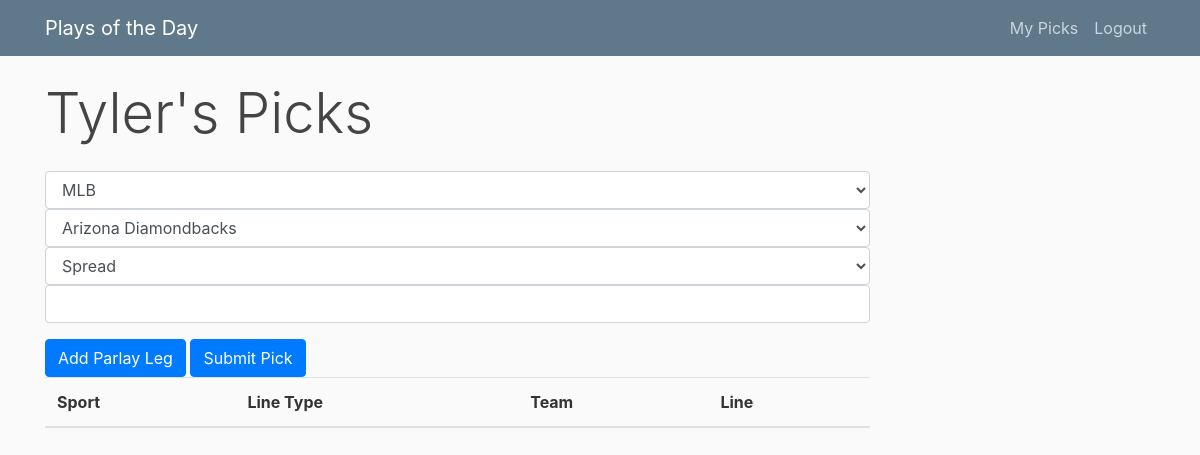
The app's page /mypicks (signed in), older data.
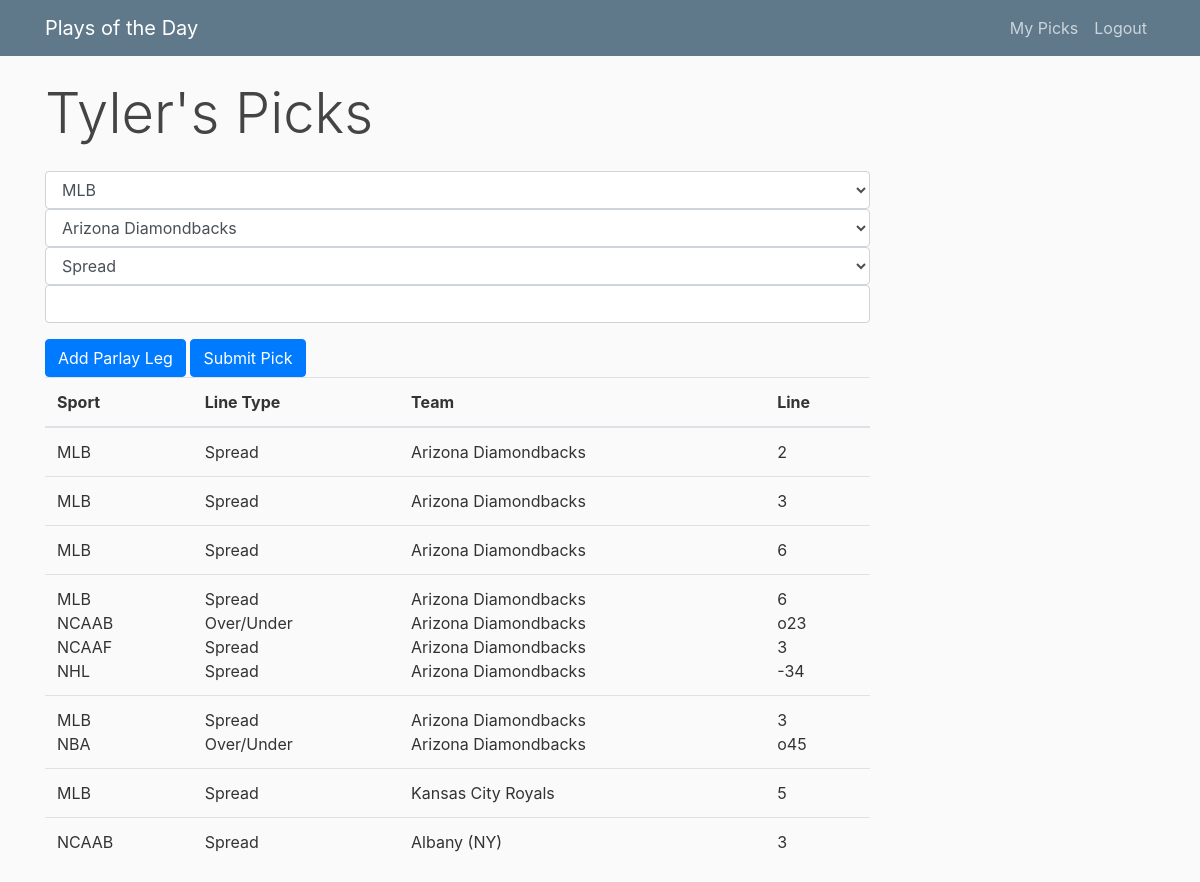
The same page, newer data.
### pod/models.py (models this page shows, shortened)
class User(db.Model, UserMixin):
    id = db.Column(db.Integer, primary_key=True)
    firstname = db.Column(db.String(30), nullable=False)
    lastname = db.Column(db.String(30), nullable=False)
    email = db.Column(db.String(120), nullable=False, unique=True)
    picks = db.relationship('Pick', backref='userobj', lazy=False)

class Pick(db.Model):
    id = db.Column(db.Integer, primary_key=True)
    user_id = db.Column(db.Integer, db.ForeignKey('user.id'), nullable=False)
    date = db.Column(db.Date, nullable=False)
    sport = db.Column(db.String(60), nullable=False)
    team = db.Column(db.String(60), nullable=False)
    linetype = db.Column(db.String(60), nullable=False)
    line = db.Column(db.String(60), nullable=False)
    odds = db.Column(db.Integer, nullable=True)
    result = db.Column(db.Boolean, nullable=True)
    parlay_id = db.Column(db.Integer, db.ForeignKey('parlay.id'), nullable=True)

### pod/picks/routes.py (the view, shortened to what this page needs)
@picks.route("/mypicks", methods=['GET', 'POST'])
@login_required
def mypicks():
    picks = Pick.query.filter(Pick.user_id == current_user.id).order_by(Pick.date.desc()).all()
    form = ParlayForm()
    if request.method == 'POST' and not form.validate_on_submit():
        pdb.set_trace()
    return render_template('mypicks.html', picks=picks, form=form)

### pod/picks/forms.py (shortened to what this page needs)
class ParlayForm(FlaskForm):
    picks = FieldList(FormField(ParlayPickForm), min_entries=1, max_entries=10)

class ParlayPickForm(FlaskForm):
    sport = SelectField('sport', choices=[('MLB', 'MLB'), ('NBA', 'NBA'), ('NCAAB', 'NCAAB'), ('NCAAF', 'NCAAF'), ('NFL', 'NFL'), ('NHL', 'NHL')])
    team = NonValidatingSelectField('team', choices=mlbtup)
    linetype = SelectField('linetype', choices=[('Spread', 'Spread'), ('MoneyLine', 'MoneyLine'), ('Over/Under', 'Over/Under'), ('Prop', 'Prop')])
    line = StringField('line', validators=[DataRequired(), Length(max=60)])
    date = StringField()

### pod/models.py (called while the page is built)
@login_manager.user_loader
def load_user(user_id):
    return User.query.get(int(user_id))

### pod/templates/mypicks.html (shortened to what this page needs)
{% extends "layout.html" %}
{% block content1  %}
<h2 class="display-4 mb-4">{{current_user.firstname}}'s Picks</h2>
<form id="pick-form" class="" action="" method="POST" role = "form">
  <div id="subforms-container" class="">
    {% for subform in form.picks %}
      <div id="pick-{{ loop.index0 }}-form" class="subform form-group mb-3" data-index="{{ loop.index0 }}">
          {{ subform.sport(class="form-control sport") }}
          {{ subform.team(class="form-control team") }}
          {{ subform.linetype(class="form-control") }}
          {{ subform.line(class="form-control") }}
      </div>
      {% endfor %}
  </div>
<button type="button" id="add" class="btn btn-primary">Add Parlay Leg</button>
<button type="submit" class="btn btn-primary">Submit Pick</button>
</form>
{% endblock content1 %}
{% block content2 %}
<div class="table-responsive">
  <table class="table">
    <thead>
      <th scope="col">Sport</th>
      <th scope="col">Line Type</th>
      <th scope="col">Team</th>
      <th scope="col">Line</th>
    </thead>
      {% set skip_list = [] %}
      {% for pick in picks %}
        {% if pick.id in skip_list %}
        {% else %}
          {% if pick.parlay_id == None %}
            <tr>
              <td>{{pick.sport}}</td>
              <td>{{pick.linetype}}</td>
              <td>{{pick.team}}</td>
              <td>{{pick.line}}</td>
            </tr>
          {% else %}
          <tr>
            <td>
              {% for parpick in pick.parlayobj.picks %}
                <div>{{parpick.sport}}</div>
                {% do skip_list.append(parpick.id) %}
              {% endfor %}
            </td>
            <td>
              {% for parpick in pick.parlayobj.picks %}
                <div>{{parpick.linetype}}</div>
              {% endfor %}
            </td>
            <td>
              {% for parpick in pick.parlayobj.picks %}
                <div>{{parpick.team}}</div>
              {% endfor %}
            </td>
            <td>
              {% for parpick in pick.parlayobj.picks %}
                <div>{{parpick.line}}</div>
              {% endfor %}
            </td>
          </tr>
          {% endif %}
        {% endif %}
      {% endfor %}
  </table>
</div>
{% endblock content2 %}

### pod/templates/layout.html (shortened to what this page needs)
<!DOCTYPE html>
<html>
<head>
    <link rel="stylesheet" href="https://maxcdn.bootstrapcdn.com/bootstrap/4.0.0/css/bootstrap.min.css">
    <link rel="stylesheet" type="text/css" href="{{ url_for('static', filename='main.css') }}">
</head>
<body>
    <header class="site-header">
      <nav class="navbar navbar-expand-md navbar-dark bg-steel fixed-top">
        <div class="container">
          <a class="navbar-brand mr-4" href="/">Plays of the Day</a>
          <div class="collapse navbar-collapse" id="navbarToggle">
            <div class="navbar-nav">
            {% if current_user.is_authenticated%}
              <a class="nav-item nav-link" href="{{ url_for('picks.mypicks') }}">My Picks</a>
              <a class="nav-item nav-link" href="{{ url_for('users.logout') }}">Logout</a>
            {% else%}
              <a class="nav-item nav-link" href="{{url_for('users.login')}}">Login</a>
              <a class="nav-item nav-link" href="{{url_for('users.register')}}">Register</a>
            {% endif%}
            </div>
          </div>
        </div>
      </nav>
    </header>
    <main role="main" class="container">
      <div class="row">
        <div class="col-md-9">
          {% block content1 %}{% endblock %}
        </div>
      </div>
      <div class="row">
        <div class="col-md-9">
          {% block content2 %}{% endblock %}
        </div>
      </div>
    </main>
</body>
</html>

### pod/static/main.css (style rules this page uses)
body { background: #fafafa; color: #333333; margin-top: 5rem; }
h1, h2, h3, h4, h5, h6 { color: #444444; }
.bg-steel { background-color: #5f788a; }
.site-header .navbar-nav .nav-link { color: #cbd5db; }

Row changes from the older to the newer data that the page shows:
added Pick: sport "MLB", linetype "Spread", team "Arizona Diamondbacks", line "2"
added Pick: sport "MLB", linetype "Spread", team "Arizona Diamondbacks", line "3"
added Pick: sport "MLB", linetype "Spread", team "Arizona Diamondbacks", line "6"
added Pick: sport "MLB", linetype "Spread", team "Arizona Diamondbacks", line "6"
added Pick: sport "NCAAB", linetype "Over/Under", team "Arizona Diamondbacks", line "o23"
added Pick: sport "NCAAF", linetype "Spread", team "Arizona Diamondbacks", line "3"
added Pick: sport "NHL", linetype "Spread", team "Arizona Diamondbacks", line "-34"
added Pick: sport "MLB", linetype "Spread", team "Arizona Diamondbacks", line "3"
added Pick: sport "NBA", linetype "Over/Under", team "Arizona Diamondbacks", line "o45"
added Pick: sport "MLB", linetype "Spread", team "Kansas City Royals", line "5"
added Pick: sport "NCAAB", linetype "Spread", team "Albany (NY)", line "3"
